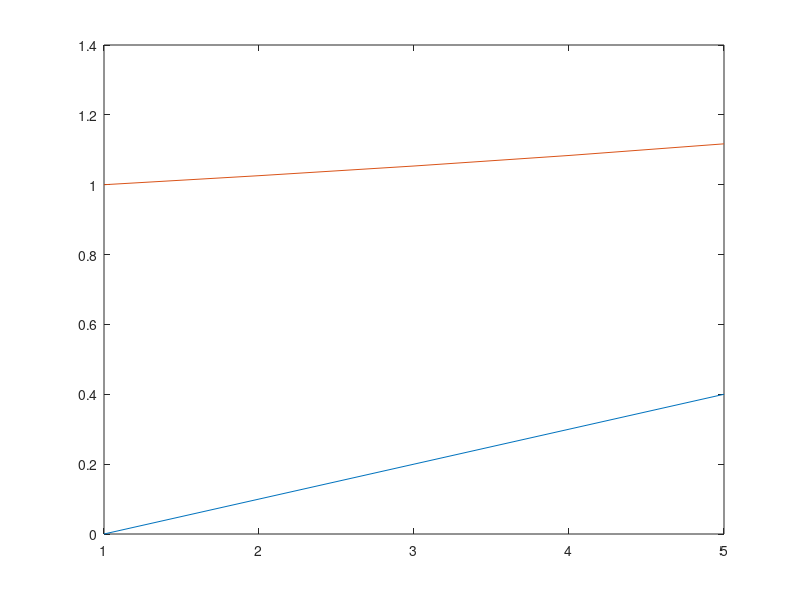

MATLAB code to generate this figure:
function question2_b()
    h = 0.1;
    f = @(x,y) (x^2 + y^2) / 2;
    ret = RungeKutta(h, f)
    plot(ret);
    pause(10);
end

function ret = RungeKutta(h, f)
    x = 0:h:0.4;
    y = zeros(size(x));
    y(1) = 1;
    for i=1:(length(x)-1)
        k1 = f(x(i),y(i));
        k2 = f(x(i)+0.5*h,y(i)+0.5*h*k1);
        y(i+1) = y(i) + (1/6)*(k1+2*k2)*h;
    end
    ret = [x', y'];
end